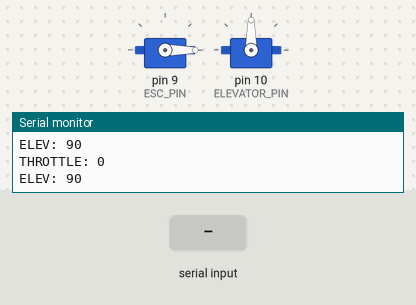
The sketch below on a simulated Arduino Uno, built with avr-gcc and run on an emulated ATmega328P. On the bench: 2 × servo, the last lines printed to the serial monitor. Inputs (shaded band) come from the test bench.

Above: at 3.2 s.
3.3 s: "90,45\n" received over Serial
At 4.6 s:
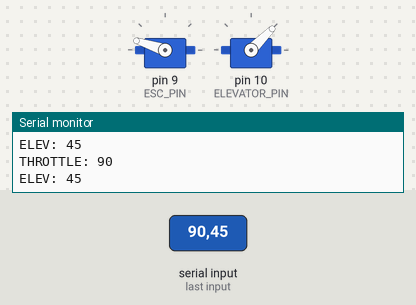
4.9 s: "30,150\n" received over Serial
At 6.1 s:
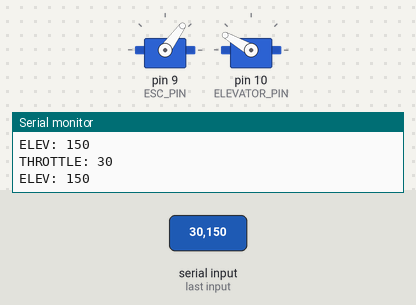
Timing chart, 0 to 7.9 s (numbered marks = the images above; inputs shaded):
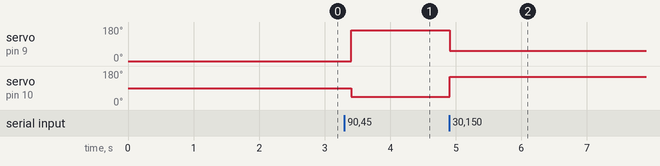

The sketch:

motor_brushless_278.ino
```cpp
// snippet: motor_brushless_278
// tags: motor, brushless, esc, pwm, servo
// boards: avr, megaavr, nano33iot, rp2040
// not-tags: romi32u4
// library: Servo
// description: ESC + servo mix for RC plane: Include Servo
// prompts: servo, plane, include, servo, declare, servo
// verified: compile-only
// source: kd-generated (id 278)
// exact-include: Servo.h

#include <Servo.h>

Servo throttleEsc;
Servo elevator;
int throttlePct = 0;
int elevAngle = 90;
const int ESC_PIN = 9;
const int ELEVATOR_PIN = 10;
const unsigned long ARM_TIME = 2000;  // 2 seconds

void setup() {
  throttleEsc.attach(ESC_PIN, 1000, 2000);  // min 1000µs, max 2000µs
  elevator.attach(ELEVATOR_PIN);
  Serial.begin(9600);

  // Arm ESC
  throttleEsc.writeMicroseconds(1000);  // servo pulse width in us (1000=0deg, 1500=90deg, 2000=180deg)
  delay(ARM_TIME);
  throttleEsc.writeMicroseconds(1500);  // neutral position
}

void loop() {
  static unsigned long prevMs = 0;
  unsigned long now = millis();
  if (now - prevMs >= 100) {  // 10Hz update rate
    prevMs = now;

    // Read throttle and elevator values from serial
    if (Serial.available() > 0) {
      String command = Serial.readStringUntil('\n');
      int commaIndex = command.indexOf(',');
      if (commaIndex != -1) {
        throttlePct = command.substring(0, commaIndex).toInt();
        elevAngle = command.substring(commaIndex + 1).toInt();
      }
    }

    // Clamp values
    throttlePct = constrain(throttlePct, 0, 100);
    elevAngle = constrain(elevAngle, 0, 180);

    // Map throttle percentage to microseconds
    int throttleUs = map(throttlePct, 0, 100, 1000, 2000);

    // Write values to ESC and elevator
    throttleEsc.writeMicroseconds(throttleUs);  // servo pulse width in us (1000=0deg, 1500=90deg, 2000=180deg)
    elevator.write(elevAngle);

    // Print values
    Serial.print("THROTTLE: "); Serial.println(throttlePct);
    Serial.print("ELEV: "); Serial.println(elevAngle);
  }
}
```

Measured:
- after the input at 3.3 s, servo on pin 9 (ESC_PIN): 0° → 162° after 0.10 s; servo on pin 10 (ELEVATOR_PIN): 90° → 45° after 0.10 s
- after the input at 4.9 s, servo on pin 9 (ESC_PIN): 162° → 54° at once; servo on pin 10 (ELEVATOR_PIN): 45° → 150° at once
